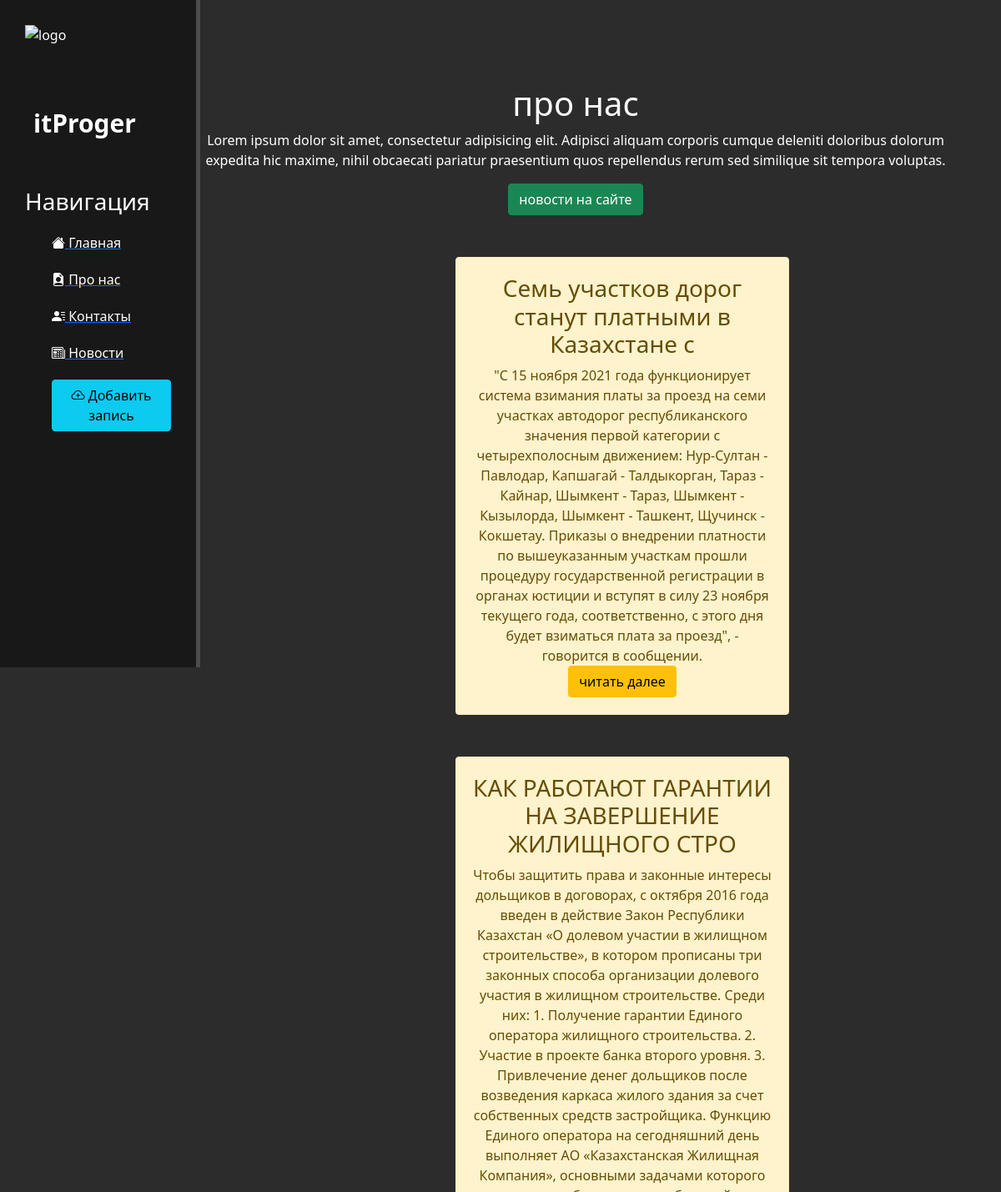
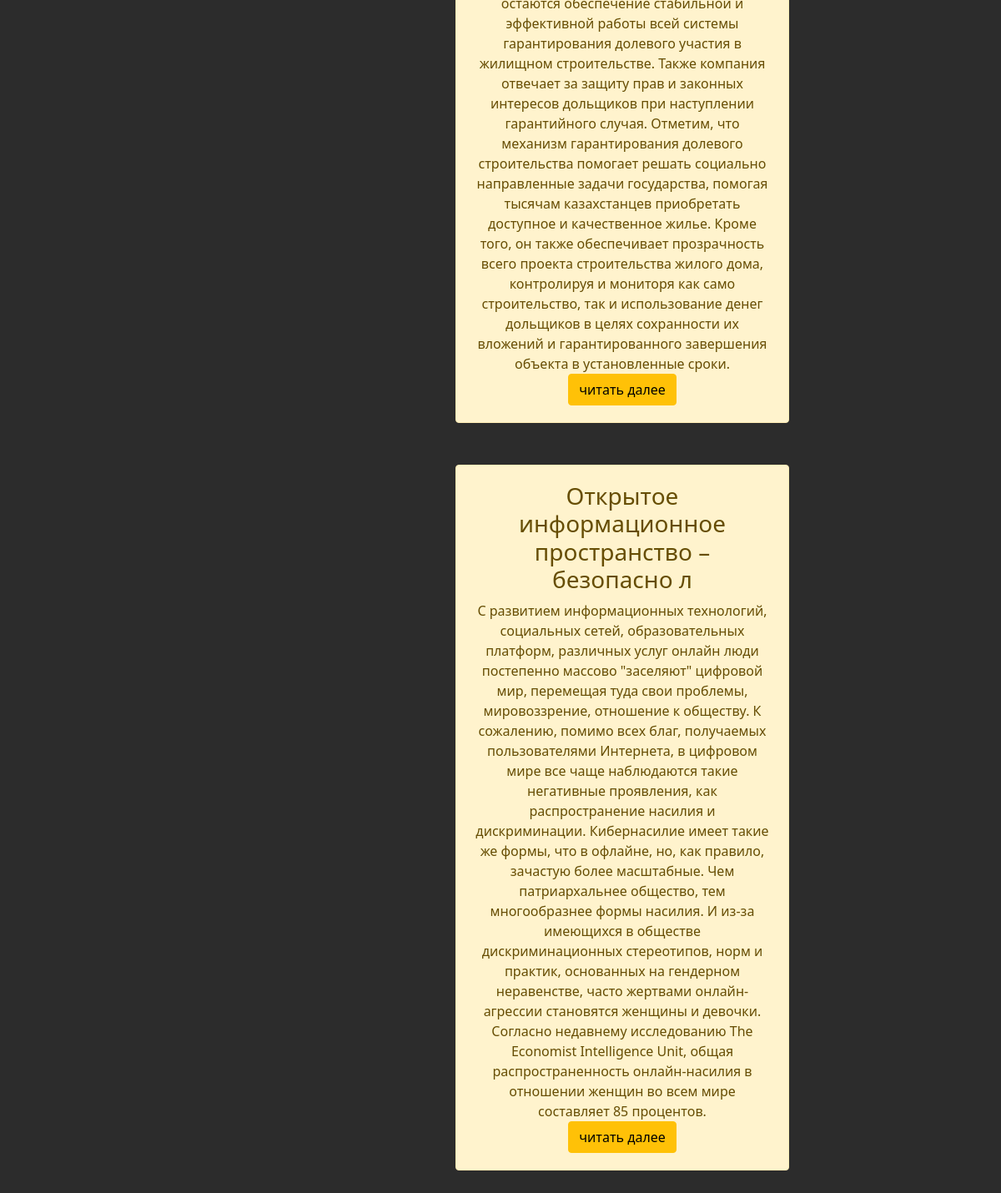
Page /news/ on the committed database (2 pictures, top to bottom).
### news/models.py (models this page shows, shortened)
class Articles(models.Model):
    title = models.CharField('Название', max_length=50, default='')
    anons = models.CharField('Анонс', max_length=250)
    full_text = models.TextField('Статья')
    data = models.DateTimeField('Дата публикации')
    class Meta:
        verbose_name = 'новость'
        verbose_name_plural = 'Новости'

### news/views.py (the view)
# urls.py: path('', views.news_home, name="news_home"),
def news_home(request):
    news = Articles.objects.all()
    return render(request, 'news/news_home.html', {'news': news})

### news/templates/news/news_home.html (shortened to what this page needs)
{% extends 'main/layout.html' %}
{% block content %}
 <div class="features">
     <h1>про нас</h1>
     <p>Lorem ipsum dolor sit amet, consectetur adipisicing elit. Adipisci aliquam corporis cumque deleniti doloribus dolorum expedita hic maxime, nihil obcaecati pariatur praesentium quos repellendus rerum sed similique sit tempora voluptas.</p>
     <button class="btn btn-success"> новости на сайте </button>
     {% if news %}
    {% for el in news %}
      <div class="alert alert-warning">
          <h3> {{ el.title }}</h3>
          <p2> {{el.full_text}} </p2>
          <br>
          <a href="{% url 'news-detail' el.id %}" class="btn btn-warning"> читать далее </a>
      </div>
     {% endfor %}
     {% else %}
     <p2>у вас нет записей</p2>
     {% endif %}
 </div>
{% endblock %}

### main/templates/main/layout.html (shortened to what this page needs)
{% load static %}
<!doctype html>
<html lang="en">
<head>
    <link rel="stylesheet" href="https://cdn.jsdelivr.net/npm/bootstrap@5.1.3/dist/css/bootstrap.min.css">
    <link rel="stylesheet" type="text/css" href="{% static 'main/css/mainn.css' %}">
    <link rel="stylesheet"
          href="https://cdn.jsdelivr.net/npm/@fortawesome/fontawesome-free@5.15.4/css/fontawesome.min.css">
    <link rel="stylesheet" href="https://cdn.jsdelivr.net/npm/bootstrap-icons@1.6.0/font/bootstrap-icons.css">
</head>
<body>
<aside>
    <img class="imgg" src="{% static 'main/img/imggg.jpg' %}" alt="logo" width="100" height="100">
    <span class="logo">itProger</span>
    <h3>Навигация</h3>
    <ul>
        <a href="{% url 'home' %}"><li><i class="bi bi-house-fill"></i>  Главная </li></a>
        <a href="{% url 'about' %}"><li><i class="bi bi-file-earmark-person-fill"></i> Про нас </li></a>
        <a href="{% url 'copycat' %}"><li><i class="bi bi-person-lines-fill"></i> Контакты </li></a>
        <a href="{% url 'news_home' %}"><li><i class="bi bi-newspaper"></i> Новости </li></a>
        <a href="{% url 'create' %}"><li><button class="btn btn-info"><i class="bi bi-cloud-plus"></i> Добавить запись </button> </li></a>
    </ul>
</aside>
<main>
    {% block content %}
    {% endblock %}
</main>
</body>
</html>

### main/static/main/css/mainn.css (style rules this page uses)
body { background: #2c2c2c; }
aside { float: left; background: #181818; width: 20%; padding: 2.5%; height: 100vh; color: #fff; border-right: 5px solid #4d4d4d; }
aside img { width: 80px; float: left; }
aside .logo { font-size: 30px; margin-left: 10px; font-weight: bold; position: relative; top: -5px; }
aside h3 { margin-top: 50px; font-size: 28px; }
aside ul { list-style: none }
aside ul li { color: #fff; display: block; margin-top: 20px; transition: transform all .6s ease; }
main .features { float: left; color: #fff; margin-top: 100px; text-align: center; width: 75%; }
.alert-warning { width: 400px; margin: 50px 34%; align: center; padding: 20px; }

### rows in the picture
Articles: title "Семь участков дорог станут платными в Казахстане с", full_text "\"С 15 ноября 2021 года функционирует система взимания платы за проезд на семи участках автодорог республиканского значения первой категории с четырехполосным движением: Нур-Султан - Павлодар, Капшагай - Талдыкорган, Тараз - Кайнар, Шымкент - Тараз, Шымкент - Кызылорда, Шымкент - Ташкент, Щучинск - Кокшетау. Приказы о внедрении платности по вышеуказанным участкам прошли процедуру государственной регистрации в органах юстиции и вступят в силу 23 ноября текущего года, соответственно, с этого дня будет взиматься плата за проезд\", - говорится в сообщении."
Articles: title "КАК РАБОТАЮТ ГАРАНТИИ НА ЗАВЕРШЕНИЕ ЖИЛИЩНОГО СТРО", full_text "Чтобы защитить права и законные интересы дольщиков в договорах, с октября 2016 года введен в действие Закон Республики Казахстан «О долевом участии в жилищном строительстве», в котором прописаны три законных способа организации долевого участия в жилищном строительстве. Среди них: 1. Получение гарантии Единого оператора жилищного строительства. 2. Участие в проекте банка второго уровня. 3. Привлечение денег дольщиков после возведения каркаса жилого здания за счет собственных средств застройщика. Функцию Единого оператора на сегодняшний день выполняет АО «Казахстанская Жилищная Компания», основными задачами которого остаются обеспечение стабильной и эффективной работы всей системы…"
Articles: title "Открытое информационное пространство – безопасно л", full_text "С развитием информационных технологий, социальных сетей, образовательных платформ, различных услуг онлайн люди постепенно массово \"заселяют\" цифровой мир, перемещая туда свои проблемы, мировоззрение, отношение к обществу. К сожалению, помимо всех благ, получаемых пользователями Интернета, в цифровом мире все чаще наблюдаются такие негативные проявления, как распространение насилия и дискриминации. Кибернасилие имеет такие же формы, что в офлайне, но, как правило, зачастую более масштабные. Чем патриархальнее общество, тем многообразнее формы насилия. И из-за имеющихся в обществе дискриминационных стереотипов, норм и практик, основанных на гендерном неравенстве, часто жертвами…"
